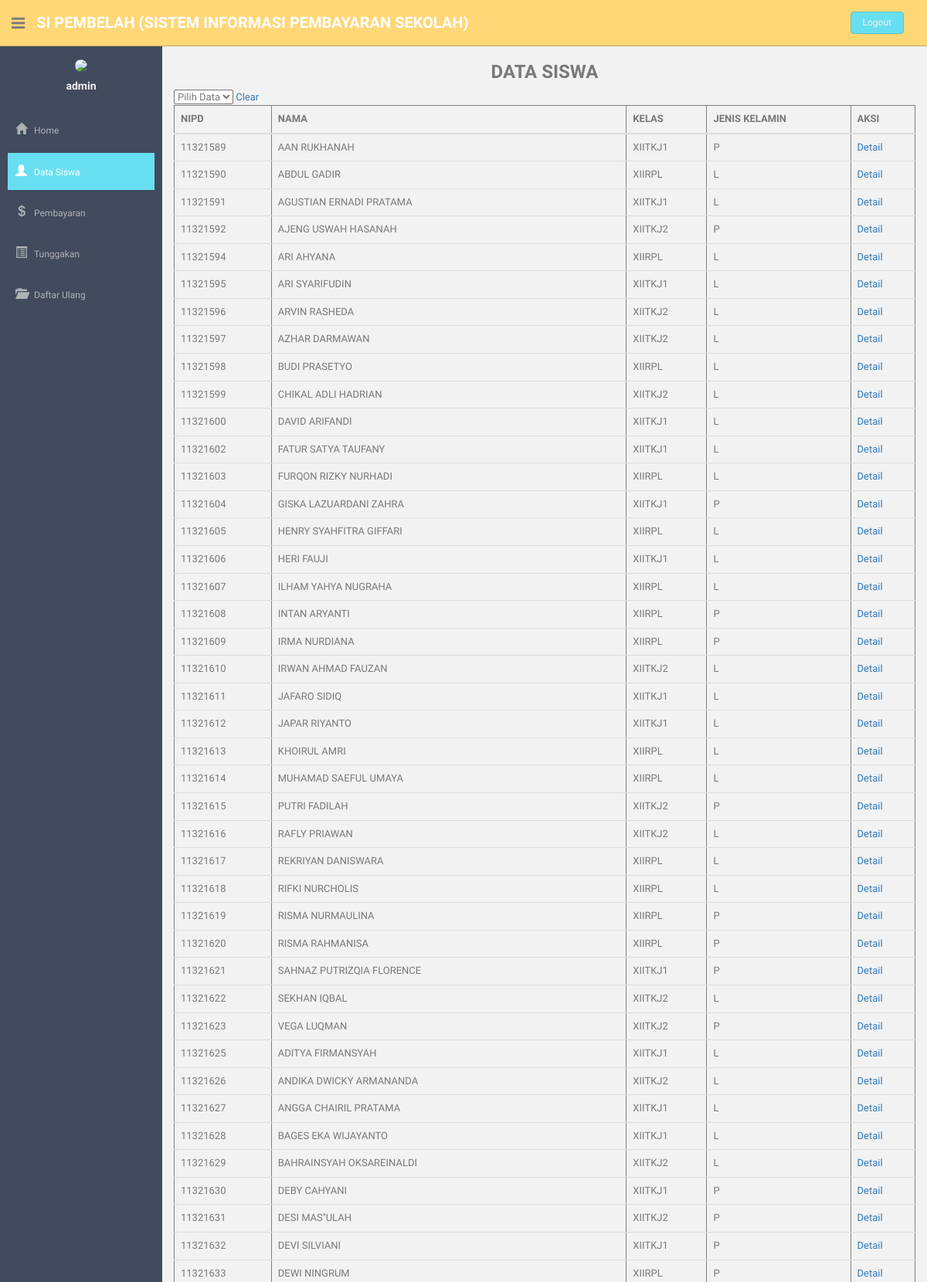
The page /admin/tampil_DataSiswa.php (signed in, upper part) on the database its author committed.
### tables this page shows
CREATE TABLE `peserta_didik_kelas` (
  `NIPD` char(8) NOT NULL,
  `rombel_id` char(7) NOT NULL,
  `tahun_ajaran_id` char(4) NOT NULL
);

CREATE TABLE `peserta_didik` (
  `NIPD` char(8) NOT NULL,
  `NISN` char(10) NOT NULL,
  `pd_nama` varchar(35) NOT NULL,
  `pd_jenis_kelamin` enum('L','P') NOT NULL,
  `pd_tempat_lahir` varchar(35) NOT NULL,
  `pd_tanggal_lahir` date NOT NULL,
  `pd_agama` enum('Islam','Kristen','Hindu','Budha','Lainnya') NOT NULL,
  `pd_hp` char(15) NOT NULL,
  `pd_email` varchar(35) NOT NULL,
  `pd_telepon` char(10) NOT NULL,
  `pd_domisili` enum('0','1') NOT NULL,
  `status_keaktifan` enum('0','1') NOT NULL,
  `user_id` char(10) NOT NULL
);

### admin/tampil_DataSiswa.php (the view, shortened to what this page needs)
<?php
  $user = $_SESSION['username'];
?>
<!DOCTYPE html>
<html lang="en">
  <head>
    <link href="http://netdna.bootstrapcdn.com/twitter-bootstrap/2.2.2/css/bootstrap.no-icons.min.css" rel="stylesheet">
    <link href="style.css" rel="stylesheet">
    <link href="aset/css/bootstrap.css" rel="stylesheet">
     <link href="aset/css/style.css" rel="stylesheet">
     <link href="aset/font-awesome/css/font-awesome.css" rel="stylesheet" />
  </head>
<body>
		<header class="header black-bg">
      <div class="sidebar-toggle-box">
          <div class="fa fa-bars tooltips" data-placement="right" data-original-title="Toggle Navigation"></div>
      </div>
    <a href="index.php" class="logo"><b>SI PEMBELAH (SISTEM INFORMASI PEMBAYARAN SEKOLAH)</b></a>
     <div class="top-menu">
      <ul class="nav pull-right top-menu">
            <li><a class="logout" href="login.php">Logout</a></li>
      </ul>
    </div>
     </header>
     <aside>
          <div id="sidebar"  class="nav-collapse ">
              <ul class="sidebar-menu" id="nav-accordion">
                  <p class="centered"><a href="profile.html"><img src="aset/img/rpl.png" class="img-circle" width="60"></a></p>
                  <h5 class="centered"><?php echo $user; ?></h5>
                  <li class="mt">
                      <a href="index.php">
                          <i class="glyphicon glyphicon-home"></i>
                          <span>Home</span>
                      </a>
                  </li>
                  <li class="sub-menu">
                      <a class="active"  href="javascript:;" >
                          <i class="glyphicon glyphicon-user"></i>
                          <span>Data Siswa</span>
                      </a>
                  </li>
                  <li class="sub-menu">
                      <a href="javascript:;" >
                          <i class="glyphicon glyphicon-usd"></i>
                          <span>Pembayaran</span>
                      </a>
                  </li>
                  <li class="sub-menu">
                      <a class="sub-menu" href="javascript:;" >
                          <i class="glyphicon glyphicon-list-alt"></i>
                          <span>Tunggakan</span>
                      </a>
                  </li>
                  <li class="sub-menu">
                      <a class="sub-menu" href="tampil_DaftarUlang.php" >
                          <i class="glyphicon glyphicon-folder-open"></i>
                          <span>Daftar Ulang</span>
                      </a>
                  </li>
              </ul>
          </div>
      </aside>
				<section id="main-content">
                  <section class="wrapper">
                  	<h3 align="center"><b> DATA SISWA </b></h3>
	<select type="search" class="light-table-filter" data-table="table table-hover" >
    <option disabled="true" selected="">Pilih Data</option>
  </select>
  <a class="logout" href="tampil_DataSiswa.php">Clear</a>
        <table border="1" class="table table-hover">
    <thead>
      <tr>
        <b><th>NIPD</th>
        <th>NAMA</th>
        <th>KELAS</th>
        <th>JENIS KELAMIN</th></b>
        <th>AKSI</th>
      </tr>
    </thead>
    <tbody>
<?php
  include "koneksi.php";
  $query = mysqli_query($con, "select peserta_didik.NIPD, peserta_didik.pd_nama, peserta_didik_kelas.rombel_id, peserta_didik.pd_jenis_kelamin from peserta_didik, peserta_didik_kelas
              where peserta_didik.NIPD=peserta_didik_kelas.NIPD order by peserta_didik.NIPD");
  while ($daftar = mysqli_fetch_array($query)) {
    echo "<tr>
        <td>".$daftar['NIPD']."</td>
        <td>".$daftar['pd_nama']."</td>
        <td>".$daftar['rombel_id']."</td>
        <td>".$daftar['pd_jenis_kelamin']."</td>
        <td><a href = 'detail_tunggakan.php?kode=".$daftar['NIPD']."'>Detail</a></td>
      </tr>";
  }
?>
  </tbody>
</table>
</section>
</section>
  </body>
</html>

### admin/aset/css/style.css (style rules this page uses)
body { color: #797979; background: #f2f2f2; font-family: 'Ruda', sans-serif; padding: 0px !important; margin: 0px !important; font-size:13px; }
ul li { list-style: none; }
a, a:hover, a:focus { text-decoration: none; outline: none; }
.centered { text-align: center; }
.mt { margin-top: 25px; }
ul.top-menu > li > .logout { color: #f2f2f2; font-size: 12px; border-radius: 4px; -webkit-border-radius: 4px; border: 1px solid #64c3c2 !important; padding: 5px 15px; margin-right: 15px; background: #68dff0; margin-top: 15px; }
#sidebar { width: 210px; height: 100%; position: fixed; background: #424a5d; }
#sidebar h5 { color: #f2f2f2; font-weight: 700; }
#sidebar ul li { position: relative; }
ul.sidebar-menu , ul.sidebar-menu li ul.sub { margin: -2px 0 0; padding: 0; }
ul.sidebar-menu { margin-top: 75px; }
ul.sidebar-menu li { margin-bottom: 5px; margin-left:10px; margin-right:10px; }
ul.sidebar-menu li.sub-menu { line-height: 15px; }
ul.sidebar-menu li a span { display: inline-block; }
ul.sidebar-menu li a { color: #aeb2b7; text-decoration: none; display: block; padding: 15px 0 15px 10px; font-size: 12px; outline: none; -webkit-transition: all 0.3s ease; -moz-transition: all 0.3s ease; -o-transition: all 0.3s ease; -ms-transition: all 0.3s ease; transition: all 0.3s ease; }
ul.sidebar-menu li a.active, ul.sidebar-menu li a:hover, ul.sidebar-menu li a:focus { background: #68dff0; color: #fff; display: block; -webkit-transition: all 0.3s ease; -moz-transition: all 0.3s ease; -o-transition: all 0.3s ease; -ms-transition: all 0.3s ease; transition: all 0.3s ease; }
ul.sidebar-menu li a i { font-size: 15px; padding-right: 6px; }
ul.sidebar-menu li a.active i { color: #fff; }
#main-content { margin-left: 210px; }
.header, .footer { min-height: 60px; padding: 0 15px; }
.header { position: fixed; left: 0; right: 0; z-index: 1002; }
.black-bg { background: #ffd777; border-bottom: 1px solid #c9aa5f; }
.wrapper { display: inline-block; margin-top: 60px; padding-left: 15px; padding-right: 15px; padding-bottom: 15px; padding-top: 0px; width: 100%; }
a.logo { font-size: 20px; color: #ffffff; float: left; margin-top: 15px; text-transform: uppercase; }
a.logo b { font-weight: 900; }
#top_menu .nav > li, ul.top-menu > li { float: left; }
ul.top-menu > li > a { color: #666666; font-size: 16px; border-radius: 4px; -webkit-border-radius: 4px; border:1px solid #666666 !important; padding: 2px 6px; margin-right: 15px; }
.sidebar-toggle-box { float: left; padding-right: 15px; margin-top: 20px; }
.sidebar-toggle-box .fa-bars { cursor: pointer; display: inline-block; font-size: 20px; }

### rows shown on the page
peserta_didik_kelas: NIPD.NIPD "11321589", NIPD.pd_nama "AAN RUKHANAH", rombel "XIITKJ1", NIPD.pd_jenis_kelamin "P"
peserta_didik_kelas: NIPD.NIPD "11321590", NIPD.pd_nama "ABDUL GADIR", rombel "XIIRPL", NIPD.pd_jenis_kelamin "L"
peserta_didik_kelas: NIPD.NIPD "11321591", NIPD.pd_nama "AGUSTIAN ERNADI PRATAMA", rombel "XIITKJ1", NIPD.pd_jenis_kelamin "L"
peserta_didik_kelas: NIPD.NIPD "11321592", NIPD.pd_nama "AJENG USWAH HASANAH", rombel "XIITKJ2", NIPD.pd_jenis_kelamin "P"
peserta_didik_kelas: NIPD.NIPD "11321594", NIPD.pd_nama "ARI AHYANA", rombel "XIIRPL", NIPD.pd_jenis_kelamin "L"
peserta_didik_kelas: NIPD.NIPD "11321595", NIPD.pd_nama "ARI SYARIFUDIN", rombel "XIITKJ1", NIPD.pd_jenis_kelamin "L"
peserta_didik_kelas: NIPD.NIPD "11321596", NIPD.pd_nama "ARVIN RASHEDA", rombel "XIITKJ2", NIPD.pd_jenis_kelamin "L"
peserta_didik_kelas: NIPD.NIPD "11321597", NIPD.pd_nama "AZHAR DARMAWAN", rombel "XIITKJ2", NIPD.pd_jenis_kelamin "L"
peserta_didik_kelas: NIPD.NIPD "11321598", NIPD.pd_nama "BUDI PRASETYO", rombel "XIIRPL", NIPD.pd_jenis_kelamin "L"
peserta_didik_kelas: NIPD.NIPD "11321599", NIPD.pd_nama "CHIKAL ADLI HADRIAN", rombel "XIITKJ2", NIPD.pd_jenis_kelamin "L"
peserta_didik_kelas: NIPD.NIPD "11321600", NIPD.pd_nama "DAVID ARIFANDI", rombel "XIITKJ1", NIPD.pd_jenis_kelamin "L"
peserta_didik_kelas: NIPD.NIPD "11321602", NIPD.pd_nama "FATUR SATYA TAUFANY", rombel "XIITKJ1", NIPD.pd_jenis_kelamin "L"
peserta_didik_kelas: NIPD.NIPD "11321603", NIPD.pd_nama "FURQON RIZKY NURHADI", rombel "XIIRPL", NIPD.pd_jenis_kelamin "L"
peserta_didik_kelas: NIPD.NIPD "11321604", NIPD.pd_nama "GISKA LAZUARDANI ZAHRA", rombel "XIITKJ1", NIPD.pd_jenis_kelamin "P"
peserta_didik_kelas: NIPD.NIPD "11321605", NIPD.pd_nama "HENRY SYAHFITRA GIFFARI", rombel "XIIRPL", NIPD.pd_jenis_kelamin "L"
peserta_didik_kelas: NIPD.NIPD "11321606", NIPD.pd_nama "HERI FAUJI", rombel "XIITKJ1", NIPD.pd_jenis_kelamin "L"
peserta_didik_kelas: NIPD.NIPD "11321607", NIPD.pd_nama "ILHAM YAHYA NUGRAHA", rombel "XIIRPL", NIPD.pd_jenis_kelamin "L"
peserta_didik_kelas: NIPD.NIPD "11321608", NIPD.pd_nama "INTAN ARYANTI", rombel "XIIRPL", NIPD.pd_jenis_kelamin "P"
peserta_didik_kelas: NIPD.NIPD "11321609", NIPD.pd_nama "IRMA NURDIANA", rombel "XIIRPL", NIPD.pd_jenis_kelamin "P"
peserta_didik_kelas: NIPD.NIPD "11321610", NIPD.pd_nama "IRWAN AHMAD FAUZAN", rombel "XIITKJ2", NIPD.pd_jenis_kelamin "L"
peserta_didik_kelas: NIPD.NIPD "11321611", NIPD.pd_nama "JAFARO SIDIQ", rombel "XIITKJ1", NIPD.pd_jenis_kelamin "L"
peserta_didik_kelas: NIPD.NIPD "11321612", NIPD.pd_nama "JAPAR RIYANTO", rombel "XIITKJ1", NIPD.pd_jenis_kelamin "L"
peserta_didik_kelas: NIPD.NIPD "11321613", NIPD.pd_nama "KHOIRUL AMRI", rombel "XIIRPL", NIPD.pd_jenis_kelamin "L"
peserta_didik_kelas: NIPD.NIPD "11321614", NIPD.pd_nama "MUHAMAD SAEFUL UMAYA", rombel "XIIRPL", NIPD.pd_jenis_kelamin "L"
peserta_didik_kelas: NIPD.NIPD "11321615", NIPD.pd_nama "PUTRI FADILAH", rombel "XIITKJ2", NIPD.pd_jenis_kelamin "P"
peserta_didik_kelas: NIPD.NIPD "11321616", NIPD.pd_nama "RAFLY PRIAWAN", rombel "XIITKJ2", NIPD.pd_jenis_kelamin "L"
peserta_didik_kelas: NIPD.NIPD "11321617", NIPD.pd_nama "REKRIYAN DANISWARA", rombel "XIIRPL", NIPD.pd_jenis_kelamin "L"
peserta_didik_kelas: NIPD.NIPD "11321618", NIPD.pd_nama "RIFKI NURCHOLIS", rombel "XIIRPL", NIPD.pd_jenis_kelamin "L"
peserta_didik_kelas: NIPD.NIPD "11321619", NIPD.pd_nama "RISMA NURMAULINA", rombel "XIIRPL", NIPD.pd_jenis_kelamin "P"
peserta_didik_kelas: NIPD.NIPD "11321620", NIPD.pd_nama "RISMA RAHMANISA", rombel "XIIRPL", NIPD.pd_jenis_kelamin "P"
peserta_didik_kelas: NIPD.NIPD "11321621", NIPD.pd_nama "SAHNAZ PUTRIZQIA FLORENCE", rombel "XIITKJ1", NIPD.pd_jenis_kelamin "P"
peserta_didik_kelas: NIPD.NIPD "11321622", NIPD.pd_nama "SEKHAN IQBAL", rombel "XIITKJ2", NIPD.pd_jenis_kelamin "L"
peserta_didik_kelas: NIPD.NIPD "11321623", NIPD.pd_nama "VEGA LUQMAN", rombel "XIITKJ2", NIPD.pd_jenis_kelamin "P"
peserta_didik_kelas: NIPD.NIPD "11321625", NIPD.pd_nama "ADITYA FIRMANSYAH", rombel "XIITKJ1", NIPD.pd_jenis_kelamin "L"
peserta_didik_kelas: NIPD.NIPD "11321626", NIPD.pd_nama "ANDIKA DWICKY ARMANANDA", rombel "XIITKJ2", NIPD.pd_jenis_kelamin "L"
peserta_didik_kelas: NIPD.NIPD "11321627", NIPD.pd_nama "ANGGA CHAIRIL PRATAMA", rombel "XIITKJ1", NIPD.pd_jenis_kelamin "L"
peserta_didik_kelas: NIPD.NIPD "11321628", NIPD.pd_nama "BAGES EKA WIJAYANTO", rombel "XIITKJ1", NIPD.pd_jenis_kelamin "L"
peserta_didik_kelas: NIPD.NIPD "11321629", NIPD.pd_nama "BAHRAINSYAH OKSAREINALDI", rombel "XIITKJ2", NIPD.pd_jenis_kelamin "L"
peserta_didik_kelas: NIPD.NIPD "11321630", NIPD.pd_nama "DEBY CAHYANI", rombel "XIITKJ1", NIPD.pd_jenis_kelamin "P"
peserta_didik_kelas: NIPD.NIPD "11321631", NIPD.pd_nama "DESI MAS''ULAH", rombel "XIITKJ2", NIPD.pd_jenis_kelamin "P"
peserta_didik_kelas: NIPD.NIPD "11321632", NIPD.pd_nama "DEVI SILVIANI", rombel "XIITKJ1", NIPD.pd_jenis_kelamin "P"
peserta_didik_kelas: NIPD.NIPD "11321633", NIPD.pd_nama "DEWI NINGRUM", rombel "XIIRPL", NIPD.pd_jenis_kelamin "P"

### other values the page prints
$user "admin"
